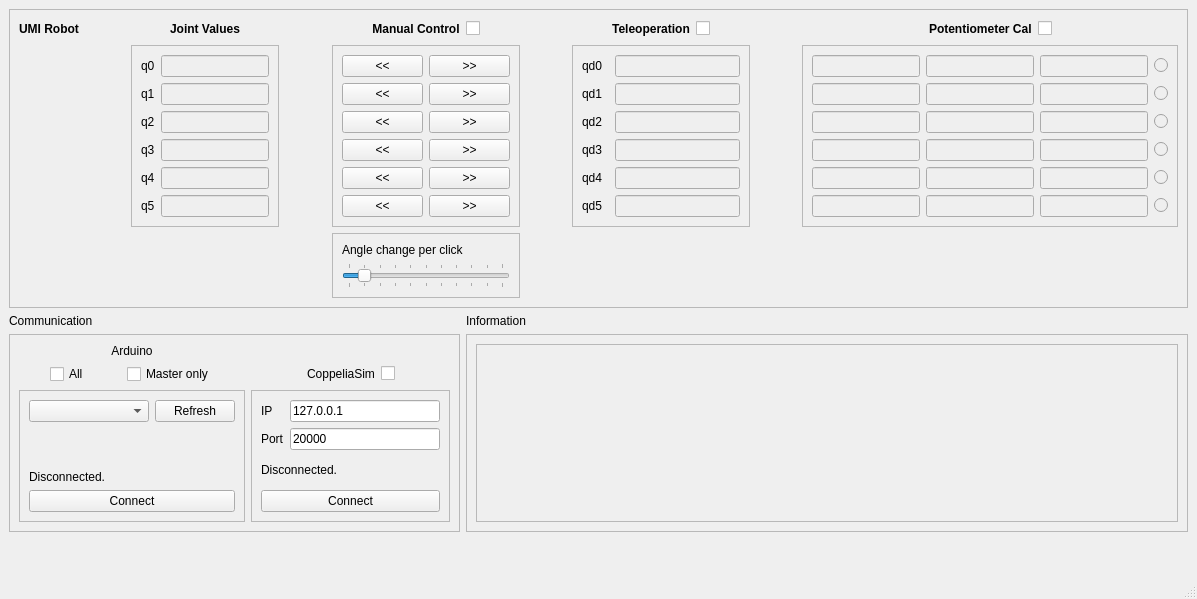
<?xml version="1.0" encoding="UTF-8"?>
<ui version="4.0">
 <class>MainWindow</class>
 <widget class="QMainWindow" name="MainWindow">
  <property name="geometry">
   <rect>
    <x>0</x>
    <y>0</y>
    <width>1197</width>
    <height>599</height>
   </rect>
  </property>
  <property name="windowTitle">
   <string>UMI Robot Control Console</string>
  </property>
  <property name="windowIcon">
   <iconset>
    <normaloff>icon.png</normaloff>icon.png</iconset>
  </property>
  <widget class="QWidget" name="centralwidget">
   <layout class="QGridLayout" name="gridLayout_9">
    <item row="0" column="0" colspan="3">
     <widget class="QFrame" name="frame_3">
      <property name="frameShape">
       <enum>QFrame::StyledPanel</enum>
      </property>
      <property name="frameShadow">
       <enum>QFrame::Raised</enum>
      </property>
      <layout class="QGridLayout" name="gridLayout_2">
       <item row="4" column="4">
        <widget class="QFrame" name="frame_6">
         <property name="frameShape">
          <enum>QFrame::StyledPanel</enum>
         </property>
         <property name="frameShadow">
          <enum>QFrame::Raised</enum>
         </property>
         <layout class="QVBoxLayout" name="verticalLayout">
          <item>
           <widget class="QLabel" name="label_manual_control_angle_change">
            <property name="text">
             <string>Angle change per click</string>
            </property>
           </widget>
          </item>
          <item>
           <widget class="QSlider" name="slider_manual_control">
            <property name="minimum">
             <number>0</number>
            </property>
            <property name="maximum">
             <number>50</number>
            </property>
            <property name="value">
             <number>5</number>
            </property>
            <property name="orientation">
             <enum>Qt::Horizontal</enum>
            </property>
            <property name="tickPosition">
             <enum>QSlider::TicksBothSides</enum>
            </property>
            <property name="tickInterval">
             <number>5</number>
            </property>
           </widget>
          </item>
         </layout>
        </widget>
       </item>
       <item row="1" column="4">
        <layout class="QHBoxLayout" name="horizontalLayout">
         <item>
          <spacer name="horizontalSpacer_2">
           <property name="orientation">
            <enum>Qt::Horizontal</enum>
           </property>
           <property name="sizeHint" stdset="0">
            <size>
             <width>40</width>
             <height>20</height>
            </size>
           </property>
          </spacer>
         </item>
         <item>
          <widget class="QLabel" name="label_4">
           <property name="text">
            <string>&lt;html&gt;&lt;head/&gt;&lt;body&gt;&lt;p&gt;&lt;span style=&quot; font-weight:600;&quot;&gt;Manual Control&lt;/span&gt;&lt;/p&gt;&lt;/body&gt;&lt;/html&gt;</string>
           </property>
           <property name="alignment">
            <set>Qt::AlignCenter</set>
           </property>
          </widget>
         </item>
         <item>
          <widget class="QCheckBox" name="checkbox_jointcontrol">
           <property name="enabled">
            <bool>true</bool>
           </property>
           <property name="text">
            <string/>
           </property>
           <property name="checked">
            <bool>false</bool>
           </property>
          </widget>
         </item>
         <item>
          <spacer name="horizontalSpacer">
           <property name="orientation">
            <enum>Qt::Horizontal</enum>
           </property>
           <property name="sizeHint" stdset="0">
            <size>
             <width>40</width>
             <height>20</height>
            </size>
           </property>
          </spacer>
         </item>
        </layout>
       </item>
       <item row="1" column="6">
        <layout class="QHBoxLayout" name="horizontalLayout_2">
         <item>
          <spacer name="horizontalSpacer_3">
           <property name="orientation">
            <enum>Qt::Horizontal</enum>
           </property>
           <property name="sizeHint" stdset="0">
            <size>
             <width>40</width>
             <height>20</height>
            </size>
           </property>
          </spacer>
         </item>
         <item>
          <widget class="QLabel" name="label_5">
           <property name="text">
            <string>&lt;html&gt;&lt;head/&gt;&lt;body&gt;&lt;p&gt;&lt;span style=&quot; font-weight:600;&quot;&gt;Teleoperation&lt;/span&gt;&lt;/p&gt;&lt;/body&gt;&lt;/html&gt;</string>
           </property>
           <property name="alignment">
            <set>Qt::AlignCenter</set>
           </property>
          </widget>
         </item>
         <item>
          <widget class="QCheckBox" name="checkbox_teleoperation">
           <property name="text">
            <string/>
           </property>
          </widget>
         </item>
         <item>
          <spacer name="horizontalSpacer_4">
           <property name="orientation">
            <enum>Qt::Horizontal</enum>
           </property>
           <property name="sizeHint" stdset="0">
            <size>
             <width>40</width>
             <height>20</height>
            </size>
           </property>
          </spacer>
         </item>
        </layout>
       </item>
       <item row="2" column="5">
        <spacer name="horizontalSpacer_6">
         <property name="orientation">
          <enum>Qt::Horizontal</enum>
         </property>
         <property name="sizeHint" stdset="0">
          <size>
           <width>0</width>
           <height>0</height>
          </size>
         </property>
        </spacer>
       </item>
       <item row="4" column="8">
        <spacer name="verticalSpacer_4">
         <property name="orientation">
          <enum>Qt::Vertical</enum>
         </property>
         <property name="sizeHint" stdset="0">
          <size>
           <width>20</width>
           <height>40</height>
          </size>
         </property>
        </spacer>
       </item>
       <item row="2" column="3">
        <spacer name="horizontalSpacer_5">
         <property name="orientation">
          <enum>Qt::Horizontal</enum>
         </property>
         <property name="sizeHint" stdset="0">
          <size>
           <width>0</width>
           <height>0</height>
          </size>
         </property>
        </spacer>
       </item>
       <item row="1" column="8">
        <layout class="QHBoxLayout" name="horizontalLayout_3">
         <item>
          <spacer name="horizontalSpacer_8">
           <property name="orientation">
            <enum>Qt::Horizontal</enum>
           </property>
           <property name="sizeHint" stdset="0">
            <size>
             <width>40</width>
             <height>20</height>
            </size>
           </property>
          </spacer>
         </item>
         <item>
          <widget class="QLabel" name="label_6">
           <property name="text">
            <string>&lt;html&gt;&lt;head/&gt;&lt;body&gt;&lt;p&gt;&lt;span style=&quot; font-weight:600;&quot;&gt;Potentiometer Cal&lt;/span&gt;&lt;/p&gt;&lt;/body&gt;&lt;/html&gt;</string>
           </property>
          </widget>
         </item>
         <item>
          <widget class="QCheckBox" name="checkbox_potentiometer_cal">
           <property name="text">
            <string/>
           </property>
          </widget>
         </item>
         <item>
          <spacer name="horizontalSpacer_9">
           <property name="orientation">
            <enum>Qt::Horizontal</enum>
           </property>
           <property name="sizeHint" stdset="0">
            <size>
             <width>40</width>
             <height>20</height>
            </size>
           </property>
          </spacer>
         </item>
        </layout>
       </item>
       <item row="1" column="2">
        <widget class="QLabel" name="label_2">
         <property name="text">
          <string>&lt;html&gt;&lt;head/&gt;&lt;body&gt;&lt;p&gt;&lt;span style=&quot; font-weight:600;&quot;&gt;Joint Values&lt;/span&gt;&lt;/p&gt;&lt;/body&gt;&lt;/html&gt;</string>
         </property>
         <property name="alignment">
          <set>Qt::AlignCenter</set>
         </property>
        </widget>
       </item>
       <item row="1" column="0">
        <widget class="QLabel" name="label_7">
         <property name="text">
          <string>&lt;html&gt;&lt;head/&gt;&lt;body&gt;&lt;p&gt;&lt;span style=&quot; font-weight:600;&quot;&gt;UMI Robot&lt;/span&gt;&lt;/p&gt;&lt;/body&gt;&lt;/html&gt;</string>
         </property>
         <property name="alignment">
          <set>Qt::AlignCenter</set>
         </property>
        </widget>
       </item>
       <item row="2" column="4" rowspan="2">
        <widget class="QFrame" name="frame_5">
         <property name="frameShape">
          <enum>QFrame::StyledPanel</enum>
         </property>
         <property name="frameShadow">
          <enum>QFrame::Raised</enum>
         </property>
         <layout class="QGridLayout" name="gridLayout_3">
          <item row="1" column="1">
           <widget class="QPushButton" name="button_increase_q_1">
            <property name="text">
             <string>&gt;&gt;</string>
            </property>
           </widget>
          </item>
          <item row="4" column="0">
           <widget class="QPushButton" name="button_decrease_q_4">
            <property name="text">
             <string>&lt;&lt;</string>
            </property>
           </widget>
          </item>
          <item row="5" column="0">
           <widget class="QPushButton" name="button_decrease_q_5">
            <property name="text">
             <string>&lt;&lt;</string>
            </property>
           </widget>
          </item>
          <item row="1" column="0">
           <widget class="QPushButton" name="button_decrease_q_1">
            <property name="text">
             <string>&lt;&lt;</string>
            </property>
           </widget>
          </item>
          <item row="5" column="1">
           <widget class="QPushButton" name="button_increase_q_5">
            <property name="text">
             <string>&gt;&gt;</string>
            </property>
           </widget>
          </item>
          <item row="3" column="0">
           <widget class="QPushButton" name="button_decrease_q_3">
            <property name="text">
             <string>&lt;&lt;</string>
            </property>
           </widget>
          </item>
          <item row="0" column="0">
           <widget class="QPushButton" name="button_decrease_q_0">
            <property name="text">
             <string>&lt;&lt;</string>
            </property>
           </widget>
          </item>
          <item row="0" column="1">
           <widget class="QPushButton" name="button_increase_q_0">
            <property name="text">
             <string>&gt;&gt;</string>
            </property>
           </widget>
          </item>
          <item row="2" column="0">
           <widget class="QPushButton" name="button_decrease_q_2">
            <property name="text">
             <string>&lt;&lt;</string>
            </property>
           </widget>
          </item>
          <item row="2" column="1">
           <widget class="QPushButton" name="button_increase_q_2">
            <property name="text">
             <string>&gt;&gt;</string>
            </property>
           </widget>
          </item>
          <item row="3" column="1">
           <widget class="QPushButton" name="button_increase_q_3">
            <property name="text">
             <string>&gt;&gt;</string>
            </property>
           </widget>
          </item>
          <item row="4" column="1">
           <widget class="QPushButton" name="button_increase_q_4">
            <property name="text">
             <string>&gt;&gt;</string>
            </property>
           </widget>
          </item>
         </layout>
        </widget>
       </item>
       <item row="3" column="1">
        <spacer name="horizontalSpacer_7">
         <property name="orientation">
          <enum>Qt::Horizontal</enum>
         </property>
         <property name="sizeHint" stdset="0">
          <size>
           <width>0</width>
           <height>0</height>
          </size>
         </property>
        </spacer>
       </item>
       <item row="2" column="2" rowspan="2">
        <widget class="QFrame" name="frame">
         <property name="frameShape">
          <enum>QFrame::StyledPanel</enum>
         </property>
         <property name="frameShadow">
          <enum>QFrame::Raised</enum>
         </property>
         <layout class="QGridLayout" name="gridLayout_6">
          <item row="2" column="1">
           <widget class="QLineEdit" name="lineedit_q_2">
            <property name="enabled">
             <bool>false</bool>
            </property>
           </widget>
          </item>
          <item row="0" column="1">
           <widget class="QLineEdit" name="lineedit_q_0">
            <property name="enabled">
             <bool>false</bool>
            </property>
           </widget>
          </item>
          <item row="0" column="0">
           <widget class="QLabel" name="label_q_0">
            <property name="text">
             <string>q0</string>
            </property>
           </widget>
          </item>
          <item row="1" column="0">
           <widget class="QLabel" name="label_q_1">
            <property name="text">
             <string>q1</string>
            </property>
           </widget>
          </item>
          <item row="4" column="1">
           <widget class="QLineEdit" name="lineedit_q_4">
            <property name="enabled">
             <bool>false</bool>
            </property>
           </widget>
          </item>
          <item row="3" column="1">
           <widget class="QLineEdit" name="lineedit_q_3">
            <property name="enabled">
             <bool>false</bool>
            </property>
           </widget>
          </item>
          <item row="2" column="0">
           <widget class="QLabel" name="label_q_2">
            <property name="text">
             <string>q2</string>
            </property>
           </widget>
          </item>
          <item row="3" column="0">
           <widget class="QLabel" name="label_q_3">
            <property name="text">
             <string>q3</string>
            </property>
           </widget>
          </item>
          <item row="1" column="1">
           <widget class="QLineEdit" name="lineedit_q_1">
            <property name="enabled">
             <bool>false</bool>
            </property>
           </widget>
          </item>
          <item row="4" column="0">
           <widget class="QLabel" name="label_q_4">
            <property name="text">
             <string>q4</string>
            </property>
           </widget>
          </item>
          <item row="5" column="0">
           <widget class="QLabel" name="label_q_5">
            <property name="text">
             <string>q5</string>
            </property>
           </widget>
          </item>
          <item row="5" column="1">
           <widget class="QLineEdit" name="lineedit_q_5">
            <property name="enabled">
             <bool>false</bool>
            </property>
           </widget>
          </item>
         </layout>
        </widget>
       </item>
       <item row="2" column="8" rowspan="2">
        <widget class="QFrame" name="frame_7">
         <property name="frameShape">
          <enum>QFrame::StyledPanel</enum>
         </property>
         <property name="frameShadow">
          <enum>QFrame::Raised</enum>
         </property>
         <layout class="QGridLayout" name="gridLayout_7">
          <item row="1" column="0">
           <widget class="QLineEdit" name="lineedit_pot_min_1">
            <property name="enabled">
             <bool>false</bool>
            </property>
           </widget>
          </item>
          <item row="3" column="2">
           <widget class="QLineEdit" name="lineedit_pot_max_3">
            <property name="enabled">
             <bool>false</bool>
            </property>
           </widget>
          </item>
          <item row="1" column="2">
           <widget class="QLineEdit" name="lineedit_pot_max_1">
            <property name="enabled">
             <bool>false</bool>
            </property>
           </widget>
          </item>
          <item row="2" column="0">
           <widget class="QLineEdit" name="lineedit_pot_min_2">
            <property name="enabled">
             <bool>false</bool>
            </property>
           </widget>
          </item>
          <item row="4" column="0">
           <widget class="QLineEdit" name="lineedit_pot_min_4">
            <property name="enabled">
             <bool>false</bool>
            </property>
           </widget>
          </item>
          <item row="0" column="0">
           <widget class="QLineEdit" name="lineedit_pot_min_0">
            <property name="enabled">
             <bool>false</bool>
            </property>
           </widget>
          </item>
          <item row="3" column="0">
           <widget class="QLineEdit" name="lineedit_pot_min_3">
            <property name="enabled">
             <bool>false</bool>
            </property>
           </widget>
          </item>
          <item row="4" column="2">
           <widget class="QLineEdit" name="lineedit_pot_max_4">
            <property name="enabled">
             <bool>false</bool>
            </property>
           </widget>
          </item>
          <item row="0" column="2">
           <widget class="QLineEdit" name="lineedit_pot_max_0">
            <property name="enabled">
             <bool>false</bool>
            </property>
           </widget>
          </item>
          <item row="0" column="3">
           <widget class="QRadioButton" name="radio_pot_0">
            <property name="enabled">
             <bool>false</bool>
            </property>
            <property name="text">
             <string/>
            </property>
            <property name="autoExclusive">
             <bool>false</bool>
            </property>
           </widget>
          </item>
          <item row="5" column="2">
           <widget class="QLineEdit" name="lineedit_pot_max_5">
            <property name="enabled">
             <bool>false</bool>
            </property>
           </widget>
          </item>
          <item row="5" column="0">
           <widget class="QLineEdit" name="lineedit_pot_min_5">
            <property name="enabled">
             <bool>false</bool>
            </property>
           </widget>
          </item>
          <item row="1" column="3">
           <widget class="QRadioButton" name="radio_pot_1">
            <property name="enabled">
             <bool>false</bool>
            </property>
            <property name="text">
             <string/>
            </property>
            <property name="autoExclusive">
             <bool>false</bool>
            </property>
           </widget>
          </item>
          <item row="2" column="2">
           <widget class="QLineEdit" name="lineedit_pot_max_2">
            <property name="enabled">
             <bool>false</bool>
            </property>
           </widget>
          </item>
          <item row="2" column="3">
           <widget class="QRadioButton" name="radio_pot_2">
            <property name="enabled">
             <bool>false</bool>
            </property>
            <property name="text">
             <string/>
            </property>
            <property name="autoExclusive">
             <bool>false</bool>
            </property>
           </widget>
          </item>
          <item row="3" column="3">
           <widget class="QRadioButton" name="radio_pot_3">
            <property name="enabled">
             <bool>false</bool>
            </property>
            <property name="text">
             <string/>
            </property>
            <property name="autoExclusive">
             <bool>false</bool>
            </property>
           </widget>
          </item>
          <item row="4" column="3">
           <widget class="QRadioButton" name="radio_pot_4">
            <property name="enabled">
             <bool>false</bool>
            </property>
            <property name="text">
             <string/>
            </property>
            <property name="autoExclusive">
             <bool>false</bool>
            </property>
           </widget>
          </item>
          <item row="5" column="3">
           <widget class="QRadioButton" name="radio_pot_5">
            <property name="enabled">
             <bool>false</bool>
            </property>
            <property name="text">
             <string/>
            </property>
            <property name="autoExclusive">
             <bool>false</bool>
            </property>
           </widget>
          </item>
          <item row="0" column="1">
           <widget class="QLineEdit" name="lineedit_pot_0">
            <property name="enabled">
             <bool>false</bool>
            </property>
           </widget>
          </item>
          <item row="1" column="1">
           <widget class="QLineEdit" name="lineedit_pot_1">
            <property name="enabled">
             <bool>false</bool>
            </property>
           </widget>
          </item>
          <item row="2" column="1">
           <widget class="QLineEdit" name="lineedit_pot_2">
            <property name="enabled">
             <bool>false</bool>
            </property>
           </widget>
          </item>
          <item row="3" column="1">
           <widget class="QLineEdit" name="lineedit_pot_3">
            <property name="enabled">
             <bool>false</bool>
            </property>
           </widget>
          </item>
          <item row="4" column="1">
           <widget class="QLineEdit" name="lineedit_pot_4">
            <property name="enabled">
             <bool>false</bool>
            </property>
           </widget>
          </item>
          <item row="5" column="1">
           <widget class="QLineEdit" name="lineedit_pot_5">
            <property name="enabled">
             <bool>false</bool>
            </property>
           </widget>
          </item>
         </layout>
        </widget>
       </item>
       <item row="4" column="2">
        <spacer name="verticalSpacer">
         <property name="orientation">
          <enum>Qt::Vertical</enum>
         </property>
         <property name="sizeHint" stdset="0">
          <size>
           <width>20</width>
           <height>40</height>
          </size>
         </property>
        </spacer>
       </item>
       <item row="3" column="0">
        <widget class="QLabel" name="label_image">
         <property name="text">
          <string/>
         </property>
         <property name="pixmap">
          <pixmap>umirobot.png</pixmap>
         </property>
        </widget>
       </item>
       <item row="2" column="6" rowspan="2">
        <widget class="QFrame" name="frame_4">
         <property name="frameShape">
          <enum>QFrame::StyledPanel</enum>
         </property>
         <property name="frameShadow">
          <enum>QFrame::Raised</enum>
         </property>
         <layout class="QGridLayout" name="gridLayout_5">
          <item row="0" column="0" colspan="2">
           <widget class="QLabel" name="label_pot_0">
            <property name="text">
             <string>qd0</string>
            </property>
           </widget>
          </item>
          <item row="1" column="2">
           <widget class="QLineEdit" name="lineedit_teleop_1">
            <property name="enabled">
             <bool>false</bool>
            </property>
           </widget>
          </item>
          <item row="5" column="2">
           <widget class="QLineEdit" name="lineedit_teleop_5">
            <property name="enabled">
             <bool>false</bool>
            </property>
           </widget>
          </item>
          <item row="2" column="0">
           <widget class="QLabel" name="label_pot_2">
            <property name="text">
             <string>qd2</string>
            </property>
           </widget>
          </item>
          <item row="3" column="0">
           <widget class="QLabel" name="label_pot_3">
            <property name="text">
             <string>qd3</string>
            </property>
           </widget>
          </item>
          <item row="5" column="0">
           <widget class="QLabel" name="label_pot_5">
            <property name="text">
             <string>qd5</string>
            </property>
           </widget>
          </item>
          <item row="2" column="2">
           <widget class="QLineEdit" name="lineedit_teleop_2">
            <property name="enabled">
             <bool>false</bool>
            </property>
           </widget>
          </item>
          <item row="3" column="2">
           <widget class="QLineEdit" name="lineedit_teleop_3">
            <property name="enabled">
             <bool>false</bool>
            </property>
           </widget>
          </item>
          <item row="0" column="2">
           <widget class="QLineEdit" name="lineedit_teleop_0">
            <property name="enabled">
             <bool>false</bool>
            </property>
           </widget>
          </item>
          <item row="1" column="0" colspan="2">
           <widget class="QLabel" name="label_pot_1">
            <property name="text">
             <string>qd1</string>
            </property>
           </widget>
          </item>
          <item row="4" column="0">
           <widget class="QLabel" name="label_pot_4">
            <property name="text">
             <string>qd4</string>
            </property>
           </widget>
          </item>
          <item row="4" column="2">
           <widget class="QLineEdit" name="lineedit_teleop_4">
            <property name="enabled">
             <bool>false</bool>
            </property>
           </widget>
          </item>
         </layout>
        </widget>
       </item>
       <item row="2" column="7">
        <spacer name="horizontalSpacer_15">
         <property name="orientation">
          <enum>Qt::Horizontal</enum>
         </property>
         <property name="sizeHint" stdset="0">
          <size>
           <width>0</width>
           <height>0</height>
          </size>
         </property>
        </spacer>
       </item>
       <item row="4" column="6">
        <spacer name="verticalSpacer_5">
         <property name="orientation">
          <enum>Qt::Vertical</enum>
         </property>
         <property name="sizeHint" stdset="0">
          <size>
           <width>20</width>
           <height>40</height>
          </size>
         </property>
        </spacer>
       </item>
      </layout>
     </widget>
    </item>
    <item row="1" column="0">
     <widget class="QLabel" name="label_13">
      <property name="text">
       <string>Communication</string>
      </property>
     </widget>
    </item>
    <item row="4" column="0" rowspan="3" colspan="2">
     <widget class="QFrame" name="frame_10">
      <property name="frameShape">
       <enum>QFrame::StyledPanel</enum>
      </property>
      <property name="frameShadow">
       <enum>QFrame::Raised</enum>
      </property>
      <layout class="QGridLayout" name="gridLayout_4">
       <item row="1" column="0">
        <layout class="QHBoxLayout" name="horizontalLayout_6">
         <item>
          <spacer name="horizontalSpacer_11">
           <property name="orientation">
            <enum>Qt::Horizontal</enum>
           </property>
           <property name="sizeHint" stdset="0">
            <size>
             <width>40</width>
             <height>20</height>
            </size>
           </property>
          </spacer>
         </item>
         <item>
          <widget class="QCheckBox" name="checkbox_communication_arduino_all">
           <property name="text">
            <string>All</string>
           </property>
           <property name="checked">
            <bool>false</bool>
           </property>
          </widget>
         </item>
         <item>
          <spacer name="horizontalSpacer_16">
           <property name="orientation">
            <enum>Qt::Horizontal</enum>
           </property>
           <property name="sizeHint" stdset="0">
            <size>
             <width>40</width>
             <height>20</height>
            </size>
           </property>
          </spacer>
         </item>
         <item>
          <widget class="QCheckBox" name="checkbox_communication_arduino_master_only">
           <property name="text">
            <string>Master only</string>
           </property>
          </widget>
         </item>
         <item>
          <spacer name="horizontalSpacer_12">
           <property name="orientation">
            <enum>Qt::Horizontal</enum>
           </property>
           <property name="sizeHint" stdset="0">
            <size>
             <width>40</width>
             <height>20</height>
            </size>
           </property>
          </spacer>
         </item>
        </layout>
       </item>
       <item row="2" column="2">
        <widget class="QFrame" name="frame_9">
         <property name="frameShape">
          <enum>QFrame::StyledPanel</enum>
         </property>
         <property name="frameShadow">
          <enum>QFrame::Raised</enum>
         </property>
         <layout class="QGridLayout" name="gridLayout_8">
          <item row="0" column="0">
           <widget class="QLabel" name="label_11">
            <property name="text">
             <string>IP</string>
            </property>
           </widget>
          </item>
          <item row="0" column="1">
           <widget class="QLineEdit" name="lineedit_vrep_ip">
            <property name="minimumSize">
             <size>
              <width>150</width>
              <height>0</height>
             </size>
            </property>
            <property name="text">
             <string>127.0.0.1</string>
            </property>
           </widget>
          </item>
          <item row="1" column="0">
           <widget class="QLabel" name="label_10">
            <property name="text">
             <string>Port</string>
            </property>
           </widget>
          </item>
          <item row="1" column="1">
           <widget class="QLineEdit" name="lineedit_vrep_port">
            <property name="text">
             <string>20000</string>
            </property>
           </widget>
          </item>
          <item row="2" column="0" colspan="2">
           <widget class="QLabel" name="label_connection_status_vrep">
            <property name="text">
             <string>Disconnected.</string>
            </property>
           </widget>
          </item>
          <item row="3" column="0" colspan="2">
           <widget class="QPushButton" name="button_connect_vrep">
            <property name="text">
             <string>Connect</string>
            </property>
           </widget>
          </item>
         </layout>
        </widget>
       </item>
       <item row="1" column="2">
        <layout class="QHBoxLayout" name="horizontalLayout_5">
         <item>
          <spacer name="horizontalSpacer_13">
           <property name="orientation">
            <enum>Qt::Horizontal</enum>
           </property>
           <property name="sizeHint" stdset="0">
            <size>
             <width>40</width>
             <height>20</height>
            </size>
           </property>
          </spacer>
         </item>
         <item>
          <widget class="QLabel" name="label_9">
           <property name="text">
            <string>CoppeliaSim</string>
           </property>
          </widget>
         </item>
         <item>
          <widget class="QCheckBox" name="checkbox_communication_coppeliasim">
           <property name="text">
            <string/>
           </property>
          </widget>
         </item>
         <item>
          <spacer name="horizontalSpacer_14">
           <property name="orientation">
            <enum>Qt::Horizontal</enum>
           </property>
           <property name="sizeHint" stdset="0">
            <size>
             <width>40</width>
             <height>20</height>
            </size>
           </property>
          </spacer>
         </item>
        </layout>
       </item>
       <item row="2" column="1">
        <spacer name="horizontalSpacer_10">
         <property name="orientation">
          <enum>Qt::Horizontal</enum>
         </property>
         <property name="sizeHint" stdset="0">
          <size>
           <width>40</width>
           <height>20</height>
          </size>
         </property>
        </spacer>
       </item>
       <item row="2" column="0">
        <widget class="QFrame" name="frame_2">
         <property name="frameShape">
          <enum>QFrame::StyledPanel</enum>
         </property>
         <property name="frameShadow">
          <enum>QFrame::Raised</enum>
         </property>
         <layout class="QGridLayout" name="gridLayout">
          <item row="4" column="0" colspan="2">
           <widget class="QPushButton" name="button_connect_port">
            <property name="text">
             <string>Connect</string>
            </property>
           </widget>
          </item>
          <item row="1" column="0">
           <widget class="QComboBox" name="combobox_port">
            <property name="minimumSize">
             <size>
              <width>120</width>
              <height>0</height>
             </size>
            </property>
           </widget>
          </item>
          <item row="3" column="0" colspan="2">
           <widget class="QLabel" name="label_connection_status">
            <property name="text">
             <string>Disconnected.</string>
            </property>
           </widget>
          </item>
          <item row="1" column="1">
           <widget class="QPushButton" name="button_refresh_port">
            <property name="text">
             <string>Refresh</string>
            </property>
           </widget>
          </item>
          <item row="2" column="0">
           <spacer name="verticalSpacer_6">
            <property name="orientation">
             <enum>Qt::Vertical</enum>
            </property>
            <property name="sizeHint" stdset="0">
             <size>
              <width>20</width>
              <height>40</height>
             </size>
            </property>
           </spacer>
          </item>
         </layout>
        </widget>
       </item>
       <item row="0" column="0">
        <widget class="QLabel" name="label_3">
         <property name="text">
          <string>Arduino</string>
         </property>
         <property name="alignment">
          <set>Qt::AlignCenter</set>
         </property>
        </widget>
       </item>
      </layout>
     </widget>
    </item>
    <item row="7" column="0">
     <spacer name="verticalSpacer_3">
      <property name="orientation">
       <enum>Qt::Vertical</enum>
      </property>
      <property name="sizeHint" stdset="0">
       <size>
        <width>20</width>
        <height>22</height>
       </size>
      </property>
     </spacer>
    </item>
    <item row="7" column="1">
     <spacer name="verticalSpacer_2">
      <property name="orientation">
       <enum>Qt::Vertical</enum>
      </property>
      <property name="sizeHint" stdset="0">
       <size>
        <width>20</width>
        <height>40</height>
       </size>
      </property>
     </spacer>
    </item>
    <item row="1" column="2">
     <widget class="QLabel" name="label">
      <property name="text">
       <string>Information</string>
      </property>
     </widget>
    </item>
    <item row="4" column="2" rowspan="3">
     <widget class="QFrame" name="frame_8">
      <property name="frameShape">
       <enum>QFrame::StyledPanel</enum>
      </property>
      <property name="frameShadow">
       <enum>QFrame::Raised</enum>
      </property>
      <layout class="QVBoxLayout" name="verticalLayout_2">
       <item>
        <widget class="QTextEdit" name="textedit_status">
         <property name="enabled">
          <bool>false</bool>
         </property>
        </widget>
       </item>
      </layout>
     </widget>
    </item>
   </layout>
  </widget>
  <widget class="QMenuBar" name="menubar">
   <property name="geometry">
    <rect>
     <x>0</x>
     <y>0</y>
     <width>1197</width>
     <height>21</height>
    </rect>
   </property>
  </widget>
  <widget class="QStatusBar" name="statusbar"/>
 </widget>
 <resources/>
 <connections/>
</ui>
